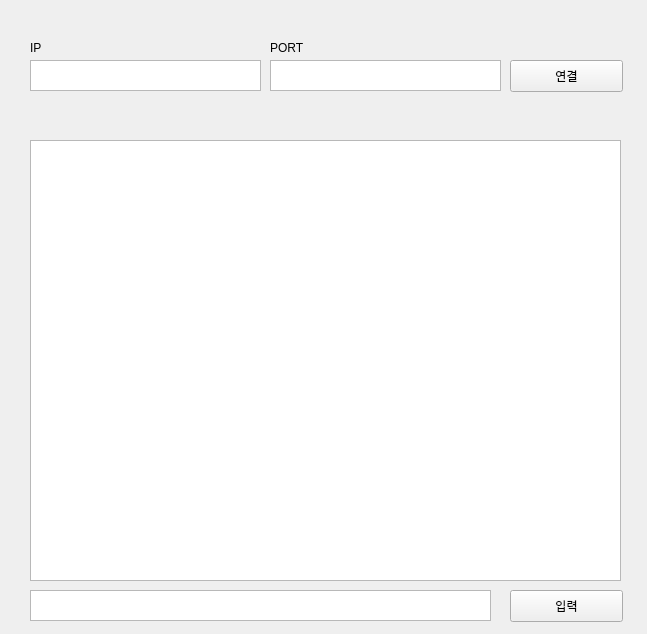
<?xml version="1.0" encoding="UTF-8"?>
<ui version="4.0">
 <class>Form</class>
 <widget class="QWidget" name="Form">
  <property name="geometry">
   <rect>
    <x>0</x>
    <y>0</y>
    <width>647</width>
    <height>634</height>
   </rect>
  </property>
  <property name="windowTitle">
   <string>Form</string>
  </property>
  <widget class="QLabel" name="IP_label">
   <property name="geometry">
    <rect>
     <x>30</x>
     <y>40</y>
     <width>31</width>
     <height>16</height>
    </rect>
   </property>
   <property name="text">
    <string>IP</string>
   </property>
  </widget>
  <widget class="QLabel" name="PORT_label">
   <property name="geometry">
    <rect>
     <x>270</x>
     <y>40</y>
     <width>41</width>
     <height>16</height>
    </rect>
   </property>
   <property name="text">
    <string>PORT</string>
   </property>
  </widget>
  <widget class="QPushButton" name="btn_connect">
   <property name="geometry">
    <rect>
     <x>510</x>
     <y>60</y>
     <width>113</width>
     <height>32</height>
    </rect>
   </property>
   <property name="text">
    <string>연결</string>
   </property>
  </widget>
  <widget class="QPlainTextEdit" name="plainTextEdit">
   <property name="geometry">
    <rect>
     <x>30</x>
     <y>60</y>
     <width>231</width>
     <height>31</height>
    </rect>
   </property>
  </widget>
  <widget class="QPlainTextEdit" name="plainTextEdit_2">
   <property name="geometry">
    <rect>
     <x>270</x>
     <y>60</y>
     <width>231</width>
     <height>31</height>
    </rect>
   </property>
  </widget>
  <widget class="QTextBrowser" name="chats">
   <property name="geometry">
    <rect>
     <x>30</x>
     <y>140</y>
     <width>591</width>
     <height>441</height>
    </rect>
   </property>
  </widget>
  <widget class="QTextEdit" name="input_message">
   <property name="geometry">
    <rect>
     <x>30</x>
     <y>590</y>
     <width>461</width>
     <height>31</height>
    </rect>
   </property>
  </widget>
  <widget class="QPushButton" name="btn_send">
   <property name="geometry">
    <rect>
     <x>510</x>
     <y>590</y>
     <width>113</width>
     <height>32</height>
    </rect>
   </property>
   <property name="text">
    <string>입력</string>
   </property>
  </widget>
 </widget>
 <resources/>
 <connections/>
</ui>
